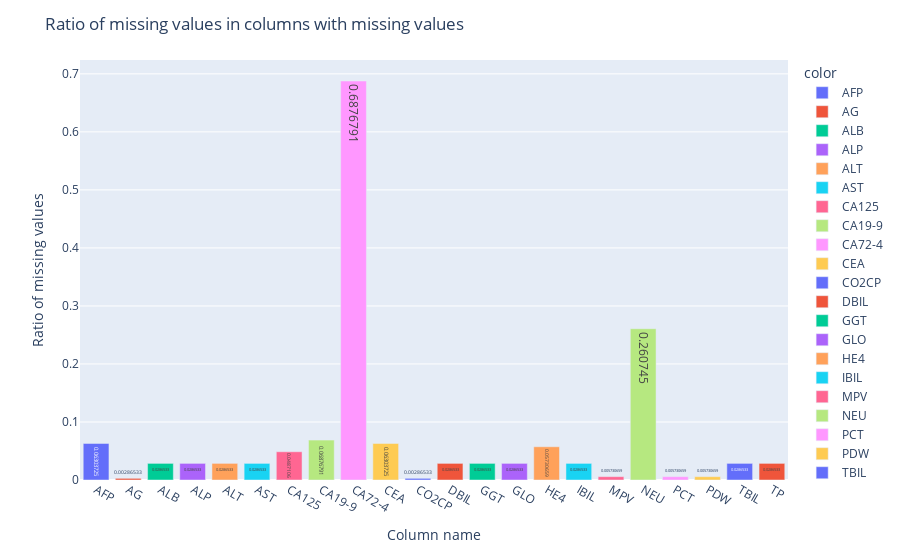

Source (notebook cell):
### Code cell
# Calculate the ratio of missing values in each column
missing_ratio = df_cancer_missing.isnull().sum() / len(df_cancer_missing)

# Filter columns with missing values
missing_ratio = missing_ratio[missing_ratio > 0]

# Create the bar chart using Plotly
fig = px.bar(x=missing_ratio.index, y=missing_ratio.values, text_auto=True, color=missing_ratio.index)

# Update the layout of the plot
fig.update_layout(
    title="Ratio of missing values in columns with missing values",
    xaxis_title="Column name",
    yaxis_title="Ratio of missing values",
)

#fig.write_image("/charts/Ratio of missing values in columns with missing values.png", engine="kaleido")

# Show the plot
fig.show()

### Figure 1 — Plotly figure (JSON) as saved in the notebook; plotly's stock layout.template omitted (floating-point values rounded to 4 significant figures)
{"data": [{"alignmentgroup": "True", "hovertemplate": "color=AFP<br>x=%{x}<br>y=%{y}<extra></extra>", "legendgroup": "AFP", "marker": {"color": "#636efa", "pattern": {"shape": ""}}, "name": "AFP", "offsetgroup": "AFP", "orientation": "v", "showlegend": true, "textposition": "auto", "texttemplate": "%{y}", "type": "bar", "x": ["AFP"], "xaxis": "x", "y": [0.06304], "yaxis": "y"}, {"alignmentgroup": "True", "hovertemplate": "color=AG<br>x=%{x}<br>y=%{y}<extra></extra>", "legendgroup": "AG", "marker": {"color": "#EF553B", "pattern": {"shape": ""}}, "name": "AG", "offsetgroup": "AG", "orientation": "v", "showlegend": true, "textposition": "auto", "texttemplate": "%{y}", "type": "bar", "x": ["AG"], "xaxis": "x", "y": [0.002865], "yaxis": "y"}, {"alignmentgroup": "True", "hovertemplate": "color=ALB<br>x=%{x}<br>y=%{y}<extra></extra>", "legendgroup": "ALB", "marker": {"color": "#00cc96", "pattern": {"shape": ""}}, "name": "ALB", "offsetgroup": "ALB", "orientation": "v", "showlegend": true, "textposition": "auto", "texttemplate": "%{y}", "type": "bar", "x": ["ALB"], "xaxis": "x", "y": [0.02865], "yaxis": "y"}, {"alignmentgroup": "True", "hovertemplate": "color=ALP<br>x=%{x}<br>y=%{y}<extra></extra>", "legendgroup": "ALP", "marker": {"color": "#ab63fa", "pattern": {"shape": ""}}, "name": "ALP", "offsetgroup": "ALP", "orientation": "v", "showlegend": true, "textposition": "auto", "texttemplate": "%{y}", "type": "bar", "x": ["ALP"], "xaxis": "x", "y": [0.02865], "yaxis": "y"}, {"alignmentgroup": "True", "hovertemplate": "color=ALT<br>x=%{x}<br>y=%{y}<extra></extra>", "legendgroup": "ALT", "marker": {"color": "#FFA15A", "pattern": {"shape": ""}}, "name": "ALT", "offsetgroup": "ALT", "orientation": "v", "showlegend": true, "textposition": "auto", "texttemplate": "%{y}", "type": "bar", "x": ["ALT"], "xaxis": "x", "y": [0.02865], "yaxis": "y"}, {"alignmentgroup": "True", "hovertemplate": "color=AST<br>x=%{x}<br>y=%{y}<extra></extra>", "legendgroup": "AST", "marker": {"color": "#19d3f3", "pattern": {"shape": ""}}, "name": "AST", "offsetgroup": "AST", "orientation": "v", "showlegend": true, "textposition": "auto", "texttemplate": "%{y}", "type": "bar", "x": ["AST"], "xaxis": "x", "y": [0.02865], "yaxis": "y"}, {"alignmentgroup": "True", "hovertemplate": "color=CA125<br>x=%{x}<br>y=%{y}<extra></extra>", "legendgroup": "CA125", "marker": {"color": "#FF6692", "pattern": {"shape": ""}}, "name": "CA125", "offsetgroup": "CA125", "orientation": "v", "showlegend": true, "textposition": "auto", "texttemplate": "%{y}", "type": "bar", "x": ["CA125"], "xaxis": "x", "y": [0.04871], "yaxis": "y"}, {"alignmentgroup": "True", "hovertemplate": "color=CA19-9<br>x=%{x}<br>y=%{y}<extra></extra>", "legendgroup": "CA19-9", "marker": {"color": "#B6E880", "pattern": {"shape": ""}}, "name": "CA19-9", "offsetgroup": "CA19-9", "orientation": "v", "showlegend": true, "textposition": "auto", "texttemplate": "%{y}", "type": "bar", "x": ["CA19-9"], "xaxis": "x", "y": [0.06877], "yaxis": "y"}, {"alignmentgroup": "True", "hovertemplate": "color=CA72-4<br>x=%{x}<br>y=%{y}<extra></extra>", "legendgroup": "CA72-4", "marker": {"color": "#FF97FF", "pattern": {"shape": ""}}, "name": "CA72-4", "offsetgroup": "CA72-4", "orientation": "v", "showlegend": true, "textposition": "auto", "texttemplate": "%{y}", "type": "bar", "x": ["CA72-4"], "xaxis": "x", "y": [0.6877], "yaxis": "y"}, {"alignmentgroup": "True", "hovertemplate": "color=CEA<br>x=%{x}<br>y=%{y}<extra></extra>", "legendgroup": "CEA", "marker": {"color": "#FECB52", "pattern": {"shape": ""}}, "name": "CEA", "offsetgroup": "CEA", "orientation": "v", "showlegend": true, "textposition": "auto", "texttemplate": "%{y}", "type": "bar", "x": ["CEA"], "xaxis": "x", "y": [0.06304], "yaxis": "y"}, {"alignmentgroup": "True", "hovertemplate": "color=CO2CP<br>x=%{x}<br>y=%{y}<extra></extra>", "legendgroup": "CO2CP", "marker": {"color": "#636efa", "pattern": {"shape": ""}}, "name": "CO2CP", "offsetgroup": "CO2CP", "orientation": "v", "showlegend": true, "textposition": "auto", "texttemplate": "%{y}", "type": "bar", "x": ["CO2CP"], "xaxis": "x", "y": [0.002865], "yaxis": "y"}, {"alignmentgroup": "True", "hovertemplate": "color=DBIL<br>x=%{x}<br>y=%{y}<extra></extra>", "legendgroup": "DBIL", "marker": {"color": "#EF553B", "pattern": {"shape": ""}}, "name": "DBIL", "offsetgroup": "DBIL", "orientation": "v", "showlegend": true, "textposition": "auto", "texttemplate": "%{y}", "type": "bar", "x": ["DBIL"], "xaxis": "x", "y": [0.02865], "yaxis": "y"}, {"alignmentgroup": "True", "hovertemplate": "color=GGT<br>x=%{x}<br>y=%{y}<extra></extra>", "legendgroup": "GGT", "marker": {"color": "#00cc96", "pattern": {"shape": ""}}, "name": "GGT", "offsetgroup": "GGT", "orientation": "v", "showlegend": true, "textposition": "auto", "texttemplate": "%{y}", "type": "bar", "x": ["GGT"], "xaxis": "x", "y": [0.02865], "yaxis": "y"}, {"alignmentgroup": "True", "hovertemplate": "color=GLO<br>x=%{x}<br>y=%{y}<extra></extra>", "legendgroup": "GLO", "marker": {"color": "#ab63fa", "pattern": {"shape": ""}}, "name": "GLO", "offsetgroup": "GLO", "orientation": "v", "showlegend": true, "textposition": "auto", "texttemplate": "%{y}", "type": "bar", "x": ["GLO"], "xaxis": "x", "y": [0.02865], "yaxis": "y"}, {"alignmentgroup": "True", "hovertemplate": "color=HE4<br>x=%{x}<br>y=%{y}<extra></extra>", "legendgroup": "HE4", "marker": {"color": "#FFA15A", "pattern": {"shape": ""}}, "name": "HE4", "offsetgroup": "HE4", "orientation": "v", "showlegend": true, "textposition": "auto", "texttemplate": "%{y}", "type": "bar", "x": ["HE4"], "xaxis": "x", "y": [0.05731], "yaxis": "y"}, {"alignmentgroup": "True", "hovertemplate": "color=IBIL<br>x=%{x}<br>y=%{y}<extra></extra>", "legendgroup": "IBIL", "marker": {"color": "#19d3f3", "pattern": {"shape": ""}}, "name": "IBIL", "offsetgroup": "IBIL", "orientation": "v", "showlegend": true, "textposition": "auto", "texttemplate": "%{y}", "type": "bar", "x": ["IBIL"], "xaxis": "x", "y": [0.02865], "yaxis": "y"}, {"alignmentgroup": "True", "hovertemplate": "color=MPV<br>x=%{x}<br>y=%{y}<extra></extra>", "legendgroup": "MPV", "marker": {"color": "#FF6692", "pattern": {"shape": ""}}, "name": "MPV", "offsetgroup": "MPV", "orientation": "v", "showlegend": true, "textposition": "auto", "texttemplate": "%{y}", "type": "bar", "x": ["MPV"], "xaxis": "x", "y": [0.005731], "yaxis": "y"}, {"alignmentgroup": "True", "hovertemplate": "color=NEU<br>x=%{x}<br>y=%{y}<extra></extra>", "legendgroup": "NEU", "marker": {"color": "#B6E880", "pattern": {"shape": ""}}, "name": "NEU", "offsetgroup": "NEU", "orientation": "v", "showlegend": true, "textposition": "auto", "texttemplate": "%{y}", "type": "bar", "x": ["NEU"], "xaxis": "x", "y": [0.2607], "yaxis": "y"}, {"alignmentgroup": "True", "hovertemplate": "color=PCT<br>x=%{x}<br>y=%{y}<extra></extra>", "legendgroup": "PCT", "marker": {"color": "#FF97FF", "pattern": {"shape": ""}}, "name": "PCT", "offsetgroup": "PCT", "orientation": "v", "showlegend": true, "textposition": "auto", "texttemplate": "%{y}", "type": "bar", "x": ["PCT"], "xaxis": "x", "y": [0.005731], "yaxis": "y"}, {"alignmentgroup": "True", "hovertemplate": "color=PDW<br>x=%{x}<br>y=%{y}<extra></extra>", "legendgroup": "PDW", "marker": {"color": "#FECB52", "pattern": {"shape": ""}}, "name": "PDW", "offsetgroup": "PDW", "orientation": "v", "showlegend": true, "textposition": "auto", "texttemplate": "%{y}", "type": "bar", "x": ["PDW"], "xaxis": "x", "y": [0.005731], "yaxis": "y"}, {"alignmentgroup": "True", "hovertemplate": "color=TBIL<br>x=%{x}<br>y=%{y}<extra></extra>", "legendgroup": "TBIL", "marker": {"color": "#636efa", "pattern": {"shape": ""}}, "name": "TBIL", "offsetgroup": "TBIL", "orientation": "v", "showlegend": true, "textposition": "auto", "texttemplate": "%{y}", "type": "bar", "x": ["TBIL"], "xaxis": "x", "y": [0.02865], "yaxis": "y"}, {"alignmentgroup": "True", "hovertemplate": "color=TP<br>x=%{x}<br>y=%{y}<extra></extra>", "legendgroup": "TP", "marker": {"color": "#EF553B", "pattern": {"shape": ""}}, "name": "TP", "offsetgroup": "TP", "orientation": "v", "showlegend": true, "textposition": "auto", "texttemplate": "%{y}", "type": "bar", "x": ["TP"], "xaxis": "x", "y": [0.02865], "yaxis": "y"}], "layout": {"autosize": true, "barmode": "relative", "legend": {"title": {"text": "color"}, "tracegroupgap": 0}, "margin": {"t": 60}, "title": {"text": "Ratio of missing values in columns with missing values"}, "xaxis": {"anchor": "y", "autorange": true, "domain": [0, 1], "range": [-0.5, 21.5], "title": {"text": "Column name"}, "type": "category"}, "yaxis": {"anchor": "x", "autorange": true, "domain": [0, 1], "range": [0, 0.7239], "title": {"text": "Ratio of missing values"}, "type": "linear"}}}
